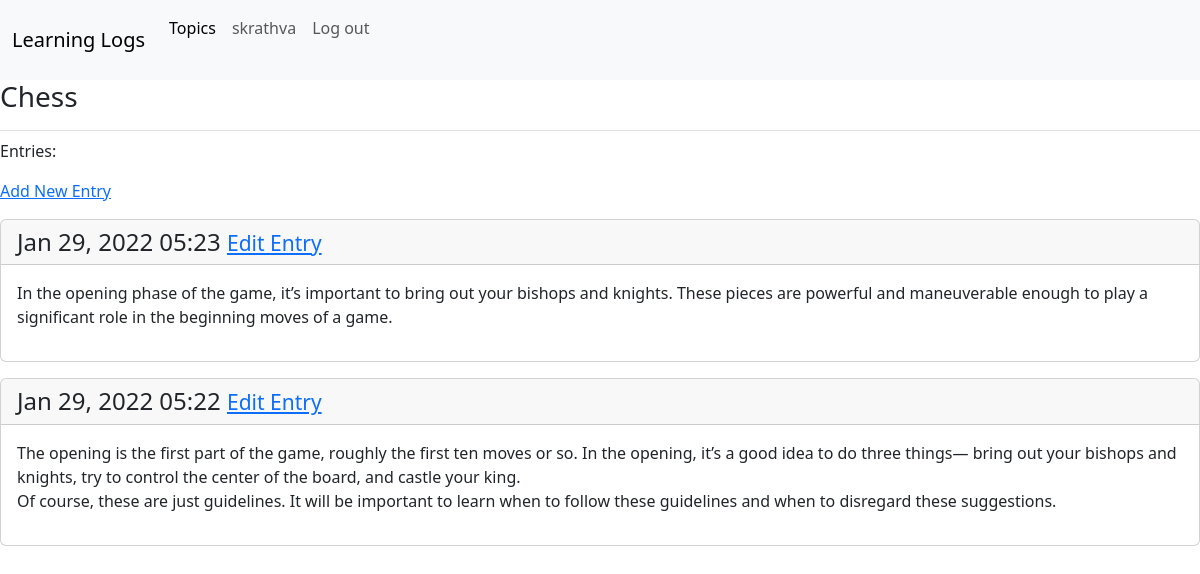
The page /topic/1/ (signed in) on the database as committed earlier.
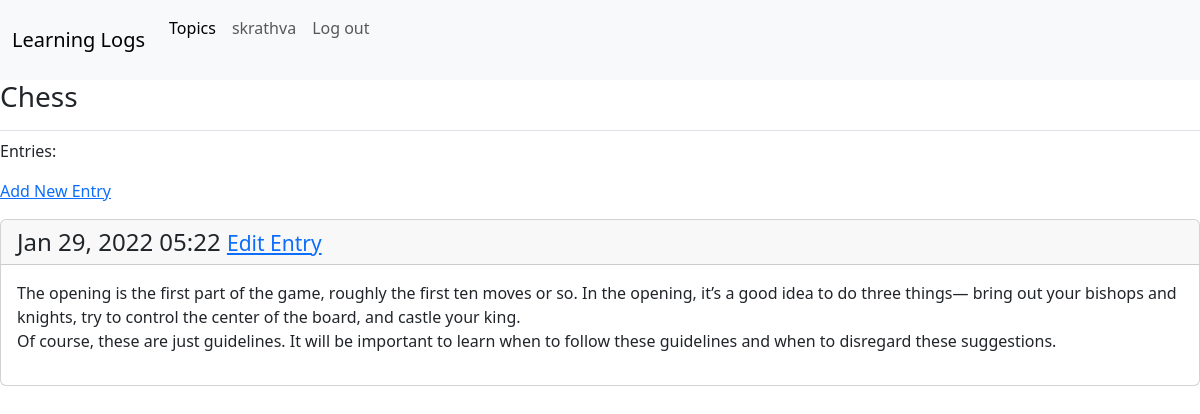
The same page on the database as committed later.
### learning_logs/models.py (models this page shows, shortened)
class Topic(models.Model):
    text = models.CharField(max_length=200)
    date_added = models.DateTimeField(auto_now_add=True)
    owner = models.ForeignKey(User, on_delete=models.CASCADE)
    def __str__(self):
        return self.text

class Entry(models.Model):
    topic = models.ForeignKey(Topic, on_delete=models.CASCADE)
    text = models.TextField()
    date_added = models.DateTimeField(auto_now_add=True)
    class Meta:
        verbose_name_plural = 'entries'

### learning_logs/views.py (the view)
# urls.py: path('topic/<int:topic_id>/', views.topic, name='topic'),
@login_required
def topic(request, topic_id):
    topic  = Topic.objects.get(id=topic_id)
    if topic.owner !=request.user:
        raise Http404
    entries = topic.entry_set.order_by('-date_added')
    context = {'topic' : topic, 'entries': entries}
    return render(request, 'learning_logs/topic.html', context)

### learning_logs/templates/learning_logs/topic.html
{% extends "learning_logs/base.html" %}
{% block page_header%}
<h3>{{ topic}}</h3>
{% endblock page_header%}
{% block content %}
<p>Entries:</p>
<p>
    <a href="{% url 'learning_logs:new_entry' topic.id %}">Add New Entry</a>
</p>
    {% for entry in entries %}
    <div class="card mb-3">
      <h4 class="card-header">
        {{ entry.date_added|date:'M d, Y H:i'}}
        <small>
          <a href="{% url 'learning_logs:edit_entry' entry.id %}">Edit Entry</a>
        </small>
        </h4>
        <div class="card-body">{{ entry.text|linebreaks }}</div>
    </div>
    {% empty %}
    <p>There are no entries for this topic yet.</p>
    {% endfor %}
{% endblock content %}

### learning_logs/templates/learning_logs/base.html (shortened to what this page needs)
{% load bootstrap5 %}
<!DOCTYPE html>
<html lang="en">
<head>
    {% bootstrap_css %}
</head>
<body>
  <nav class="navbar navbar-expand-lg navbar-light bg-light">
  <div class="container-fluid">
    <a class="navbar-brand" href="{% url 'learning_logs:index'%}">Learning Logs</a>
    <div class="collapse navbar-collapse" id="navbarSupportedContent">
      <ul class="navbar-nav me-auto mb-2 mb-lg-0">
        <li class="nav-item">
          <a class="nav-link active" aria-current="page" href="{% url 'learning_logs:topics' %}">Topics</a>
        </li>
        {% if user.is_authenticated %}
        <li class="nav-item">
          <a class="nav-link" href="#">{{ user.username }}</a>
        </li>
        <li class="nav-item">
          <a class="nav-link" href="{% url 'users:logout' %}">Log out</a></br>
        </li>
        {% endif %}
      </ul>
    </div>
  </div>
</nav>
  <main>
    <div class="pb-2 mb-2 border-bottom">
        {% block page_header %}{% endblock page_header %}
    </div>
    <div class="">
            {% block content %} {% endblock content %}
    </div>
  </main>
</body>
</html>

Rows that differ between the two databases and show on the page:
removed Entry: date_added "Jan 29, 2022 05:23", text "In the opening phase of the game, it’s important to bring out your bishops and knights. These pieces are powerful and maneuverable enough to play a significant role in the beginning moves of a game."
